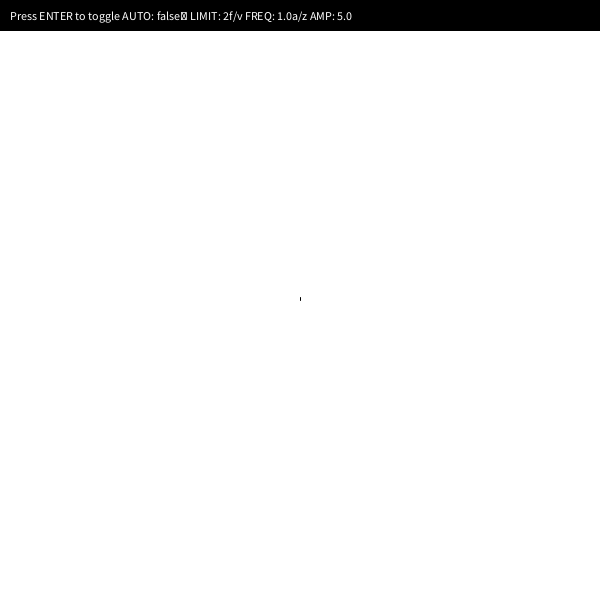
Frame 1 (no input)
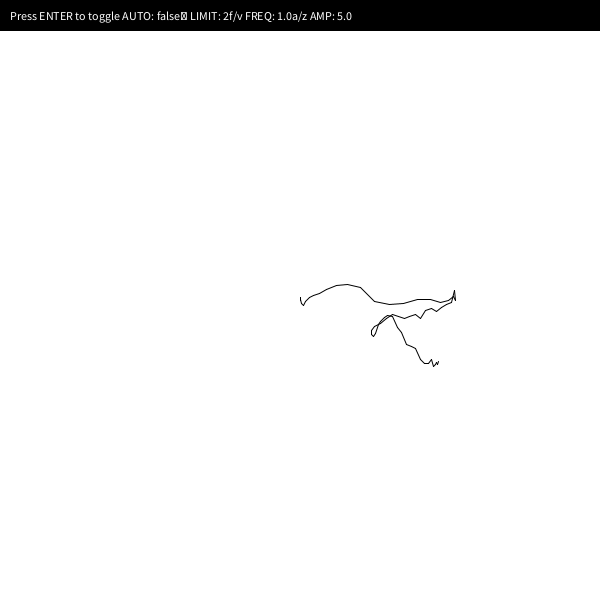
Frame 60 (the mouse pressed at the canvas centre just before this capture)
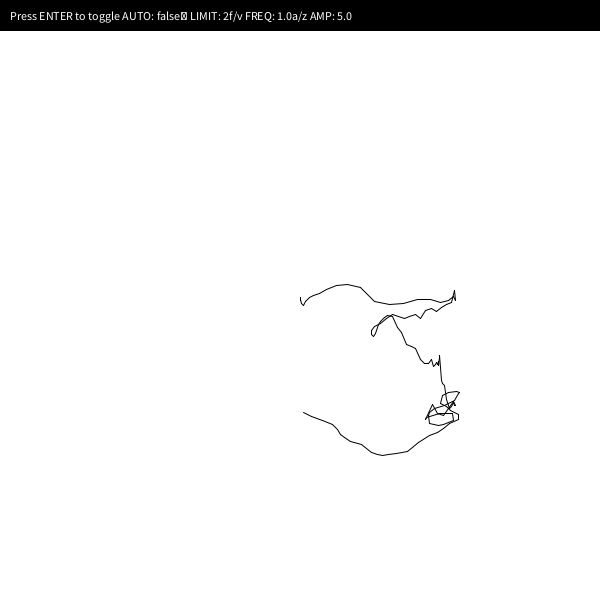
Frame 120 (the mouse held since frame 60 and released just before this capture)

The Processing sketch that drew these frames (run headless with seeded random() and noise(); from frame 60 on, the mouse is pressed at the canvas centre):

// Processing sketch: recursive_wave
// ── recursive_wave.pde
float x, y, prevX, prevY, theta;
float xdir = 1;
float ydir = 1;
float tx, ty;

float limit = 2;
float frequency = 1;
float amplitude = 5;
float offset = 0;

boolean auto;
float t= 0;

void setup() {
  size(600, 600); 
  background(255);
  fill(0);  
  tx = width/2;
  ty = height/2;
}

void draw() {
  theta += 0.01;

  if (x > tx || x < -tx || y > ty || y < -ty) {    
    if (x > tx) {
      x = -tx;
      prevX = x;
    }   
    else if (x < -tx) {
      x = tx;
      prevX = x;
    } 
    if (y > ty) { 
      y = -ty;
      prevY = y;
    }
    else if (y < -ty) {
      y = ty;
      prevY = y;
    }
  }

  if (auto) {
    t+=0.0001;
    limit += abs((cos(t)*tan(t) + 1)*.01); 
    limit%=3;
  }

  float xspeed = wave(theta, frequency, amplitude, offset, limit, 0);
  float yspeed = wave(theta-PI, frequency, amplitude, offset, limit, 0);
  x += xspeed*xdir;
  y += yspeed*ydir;

  pushMatrix();
  translate(tx, ty);
  line(x, y, prevX, prevY);
  prevX = x;
  prevY = y;

  popMatrix();

  label();
}

void label() {
  fill(0);
  rect(0, 0, width, 30);
  fill(255);
  text("Press ENTER to toggle AUTO: " + auto + "\t\t\t\u2B0C LIMIT: " + int(limit) + "\t\t\tf/v FREQ: " + frequency + "\t\t\ta/z AMP: " + amplitude, 10, 20);
}


float wave(float t, float f, float a, float o, float l, float c) {
  if (c >= l) {
    return sine(t, f, a, o);
  }
  else {
    c++;
    f = wave(t, f, a, a, l, c);
    a = wave(t, f, a, a, l, c); 
    return sine(t, f, a, o);
  }
}

float sine(float t, float f, float a, float o) {
  return sin(f*t)*a + o;
}

void keyPressed() {
  switch(keyCode) {
  case RIGHT:
    limit++;
    break;
  case LEFT:
    limit--;
    break;
  case ENTER:
    auto = !auto;
    break;
  }

  limit = constrain(limit, 0, 5);
  
  if (key == 'f' || key == 'v') {
    frequency += (key == 'f' ? 0.01 : -0.01);
    frequency = constrain(frequency, 0.01, PI);
  }
  else if (key == 'a' || key == 'z') {
    amplitude += (key == 'a' ? 1 : -1);
    amplitude = constrain(amplitude, 0, width);
  }
}
